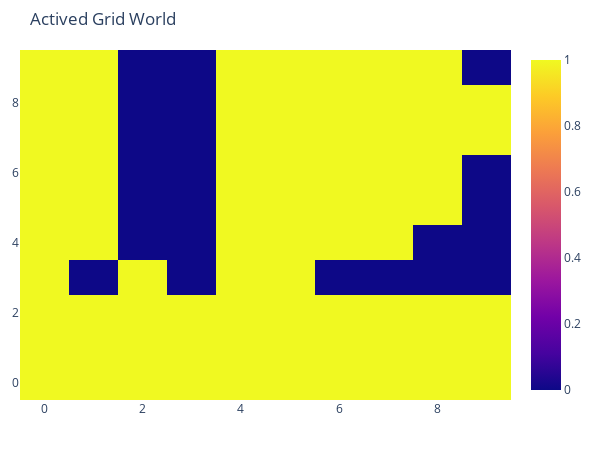

Notebook code for this chart:
### Code cell
world.ShowGridWorld_Activated()

### Figure 1 — Plotly figure (JSON) as saved in the notebook; plotly's stock layout.template omitted (floating-point values rounded to 4 significant figures)
{"data": [{"type": "heatmap", "z": [[1, 1, 1, 1, 1, 1, 1, 1, 1, 1], [1, 1, 1, 1, 1, 1, 1, 1, 1, 1], [1, 1, 1, 1, 1, 1, 1, 1, 1, 1], [1, 0, 1, 0, 1, 1, 0, 0, 0, 0], [1, 1, 0, 0, 1, 1, 1, 1, 0, 0], [1, 1, 0, 0, 1, 1, 1, 1, 1, 0], [1, 1, 0, 0, 1, 1, 1, 1, 1, 0], [1, 1, 0, 0, 1, 1, 1, 1, 1, 1], [1, 1, 0, 0, 1, 1, 1, 1, 1, 1], [1, 1, 0, 0, 1, 1, 1, 1, 1, 0]]}], "layout": {"autosize": false, "height": 450, "margin": {"b": 50, "l": 20, "r": 20, "t": 50}, "title": {"text": "Actived Grid World"}, "width": 600}}
